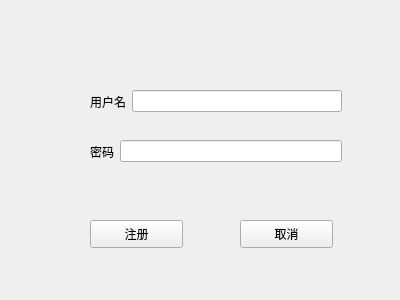
<?xml version="1.0" encoding="UTF-8"?>
<ui version="4.0">
 <class>IDregister</class>
 <widget class="QWidget" name="IDregister">
  <property name="geometry">
   <rect>
    <x>0</x>
    <y>0</y>
    <width>400</width>
    <height>300</height>
   </rect>
  </property>
  <property name="windowTitle">
   <string>Form</string>
  </property>
  <widget class="QLineEdit" name="lineEdit_2">
   <property name="geometry">
    <rect>
     <x>439</x>
     <y>92</y>
     <width>171</width>
     <height>21</height>
    </rect>
   </property>
  </widget>
  <widget class="QPushButton" name="pushButton">
   <property name="geometry">
    <rect>
     <x>90</x>
     <y>220</y>
     <width>93</width>
     <height>28</height>
    </rect>
   </property>
   <property name="text">
    <string>注册</string>
   </property>
  </widget>
  <widget class="QPushButton" name="pushButton_2">
   <property name="geometry">
    <rect>
     <x>240</x>
     <y>220</y>
     <width>93</width>
     <height>28</height>
    </rect>
   </property>
   <property name="text">
    <string>取消</string>
   </property>
  </widget>
  <widget class="QWidget" name="">
   <property name="geometry">
    <rect>
     <x>90</x>
     <y>90</y>
     <width>252</width>
     <height>23</height>
    </rect>
   </property>
   <layout class="QHBoxLayout" name="horizontalLayout">
    <item>
     <widget class="QLabel" name="label_2">
      <property name="text">
       <string>用户名</string>
      </property>
     </widget>
    </item>
    <item>
     <widget class="QLineEdit" name="NameEdit"/>
    </item>
   </layout>
  </widget>
  <widget class="QWidget" name="">
   <property name="geometry">
    <rect>
     <x>90</x>
     <y>140</y>
     <width>252</width>
     <height>23</height>
    </rect>
   </property>
   <layout class="QHBoxLayout" name="horizontalLayout_2">
    <item>
     <widget class="QLabel" name="label">
      <property name="text">
       <string>密码</string>
      </property>
     </widget>
    </item>
    <item>
     <widget class="QLineEdit" name="PasswordEdit">
      <property name="echoMode">
       <enum>QLineEdit::Password</enum>
      </property>
     </widget>
    </item>
   </layout>
  </widget>
 </widget>
 <resources/>
 <connections/>
</ui>
